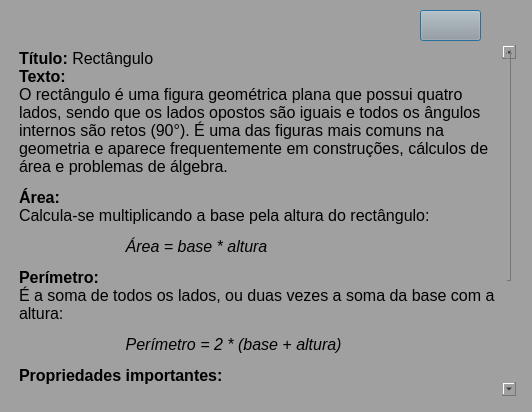
<?xml version="1.0" encoding="UTF-8"?>
<ui version="4.0">
 <class>Dialog</class>
 <widget class="QDialog" name="Dialog">
  <property name="geometry">
   <rect>
    <x>0</x>
    <y>0</y>
    <width>532</width>
    <height>412</height>
   </rect>
  </property>
  <property name="windowTitle">
   <string>Informações</string>
  </property>
  <property name="styleSheet">
   <string notr="true">background-color:rgb(160, 160, 160);
padding: 5px</string>
  </property>
  <widget class="QTextEdit" name="textEditRectangulo">
   <property name="geometry">
    <rect>
     <x>10</x>
     <y>40</y>
     <width>511</width>
     <height>361</height>
    </rect>
   </property>
   <property name="font">
    <font>
     <family>Segoe UI</family>
    </font>
   </property>
   <property name="cursor" stdset="0">
    <cursorShape>ArrowCursor</cursorShape>
   </property>
   <property name="styleSheet">
    <string notr="true">border: none</string>
   </property>
   <property name="readOnly">
    <bool>true</bool>
   </property>
   <property name="html">
    <string>&lt;!DOCTYPE HTML PUBLIC &quot;-//W3C//DTD HTML 4.0//EN&quot; &quot;http://www.w3.org/TR/REC-html40/strict.dtd&quot;&gt;
&lt;html&gt;&lt;head&gt;&lt;meta name=&quot;qrichtext&quot; content=&quot;1&quot; /&gt;&lt;style type=&quot;text/css&quot;&gt;
p, li { white-space: pre-wrap; }
&lt;/style&gt;&lt;/head&gt;&lt;body style=&quot; font-family:'Segoe UI'; font-size:8.25pt; font-weight:400; font-style:normal;&quot;&gt;
&lt;p style=&quot; margin-top:12px; margin-bottom:12px; margin-left:0px; margin-right:0px; -qt-block-indent:0; text-indent:0px;&quot;&gt;&lt;span style=&quot; font-size:12pt; font-weight:600;&quot;&gt;Título:&lt;/span&gt;&lt;span style=&quot; font-size:12pt;&quot;&gt; Rectângulo&lt;br /&gt;&lt;/span&gt;&lt;span style=&quot; font-size:12pt; font-weight:600;&quot;&gt;Texto:&lt;/span&gt;&lt;span style=&quot; font-size:12pt;&quot;&gt;&lt;br /&gt;O rectângulo é uma figura geométrica plana que possui quatro lados, sendo que os lados opostos são iguais e todos os ângulos internos são retos (90°). É uma das figuras mais comuns na geometria e aparece frequentemente em construções, cálculos de área e problemas de álgebra.&lt;/span&gt;&lt;/p&gt;
&lt;p style=&quot; margin-top:12px; margin-bottom:12px; margin-left:0px; margin-right:0px; -qt-block-indent:0; text-indent:0px;&quot;&gt;&lt;span style=&quot; font-size:12pt; font-weight:600;&quot;&gt;Área:&lt;/span&gt;&lt;span style=&quot; font-size:12pt;&quot;&gt;&lt;br /&gt;Calcula-se multiplicando a base pela altura do rectângulo:&lt;/span&gt;&lt;/p&gt;
&lt;p style=&quot; margin-top:12px; margin-bottom:0px; margin-left:0px; margin-right:0px; -qt-block-indent:0; text-indent:0px;&quot;&gt;&lt;a name=&quot;code-block-viewer&quot;&gt;&lt;/a&gt;&lt;span style=&quot; font-family:'Courier New'; font-size:12pt;&quot;&gt;	&lt;/span&gt;&lt;span style=&quot; font-family:'Courier New'; font-size:12pt;&quot;&gt;      &lt;/span&gt;&lt;a name=&quot;code-block-viewer&quot;&gt;&lt;/a&gt;&lt;span style=&quot; font-family:'Courier New'; font-size:12pt; font-style:italic;&quot;&gt;Á&lt;/span&gt;&lt;span style=&quot; font-family:'Courier New'; font-size:12pt; font-style:italic;&quot;&gt;rea = base * altura&lt;/span&gt;&lt;/p&gt;
&lt;p style=&quot; margin-top:12px; margin-bottom:12px; margin-left:0px; margin-right:0px; -qt-block-indent:0; text-indent:0px;&quot;&gt;&lt;span style=&quot; font-size:12pt; font-weight:600;&quot;&gt;Perímetro:&lt;/span&gt;&lt;span style=&quot; font-size:12pt;&quot;&gt;&lt;br /&gt;É a soma de todos os lados, ou duas vezes a soma da base com a altura:&lt;/span&gt;&lt;/p&gt;
&lt;p style=&quot; margin-top:12px; margin-bottom:0px; margin-left:0px; margin-right:0px; -qt-block-indent:0; text-indent:0px;&quot;&gt;&lt;a name=&quot;code-block-viewer&quot;&gt;&lt;/a&gt;&lt;span style=&quot; font-family:'Courier New'; font-size:12pt;&quot;&gt;	&lt;/span&gt;&lt;span style=&quot; font-family:'Courier New'; font-size:12pt;&quot;&gt;      &lt;/span&gt;&lt;a name=&quot;code-block-viewer&quot;&gt;&lt;/a&gt;&lt;span style=&quot; font-family:'Courier New'; font-size:12pt; font-style:italic;&quot;&gt;P&lt;/span&gt;&lt;span style=&quot; font-family:'Courier New'; font-size:12pt; font-style:italic;&quot;&gt;erímetro = 2 * (base + altura)&lt;/span&gt;&lt;/p&gt;
&lt;p style=&quot; margin-top:12px; margin-bottom:12px; margin-left:0px; margin-right:0px; -qt-block-indent:0; text-indent:0px;&quot;&gt;&lt;span style=&quot; font-size:12pt; font-weight:600;&quot;&gt;Propriedades importantes:&lt;/span&gt;&lt;/p&gt;
&lt;ul style=&quot;margin-top: 0px; margin-bottom: 0px; margin-left: 0px; margin-right: 0px; -qt-list-indent: 1;&quot;&gt;&lt;li style=&quot; font-size:12pt;&quot; style=&quot; margin-top:12px; margin-bottom:0px; margin-left:0px; margin-right:0px; -qt-block-indent:0; text-indent:0px;&quot;&gt;Possui quatro ângulos retos (90°). &lt;/li&gt;
&lt;li style=&quot; font-size:12pt;&quot; style=&quot; margin-top:0px; margin-bottom:0px; margin-left:0px; margin-right:0px; -qt-block-indent:0; text-indent:0px;&quot;&gt;Os lados opostos são paralelos e iguais. &lt;/li&gt;
&lt;li style=&quot; font-size:12pt;&quot; style=&quot; margin-top:0px; margin-bottom:0px; margin-left:0px; margin-right:0px; -qt-block-indent:0; text-indent:0px;&quot;&gt;É um caso especial de paralelogramo. &lt;/li&gt;
&lt;li style=&quot; font-size:12pt;&quot; style=&quot; margin-top:0px; margin-bottom:12px; margin-left:0px; margin-right:0px; -qt-block-indent:0; text-indent:0px;&quot;&gt;Pode ser usado como base para calcular o perímetro e a área de outras figuras compostas. &lt;/li&gt;&lt;/ul&gt;
&lt;p style=&quot; margin-top:12px; margin-bottom:12px; margin-left:0px; margin-right:0px; -qt-block-indent:0; text-indent:0px;&quot;&gt;&lt;span style=&quot; font-size:12pt;&quot;&gt;O rectângulo é fundamental em geometria, engenharia, arquitetura e cálculos matemáticos, servindo como referência para muitas outras formas planas. &lt;/span&gt;&lt;/p&gt;&lt;/body&gt;&lt;/html&gt;</string>
   </property>
  </widget>
  <widget class="QPushButton" name="btnControlarScroll">
   <property name="geometry">
    <rect>
     <x>420</x>
     <y>10</y>
     <width>61</width>
     <height>31</height>
    </rect>
   </property>
   <property name="cursor">
    <cursorShape>PointingHandCursor</cursorShape>
   </property>
   <property name="text">
    <string/>
   </property>
  </widget>
 </widget>
 <resources/>
 <connections/>
</ui>
